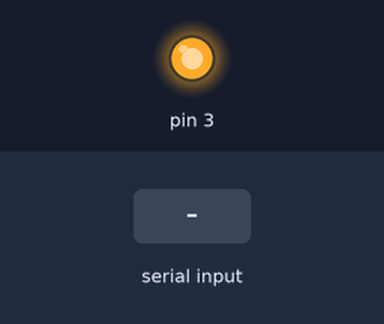
Bench run of a sketch on a simulated Arduino Uno, built with avr-gcc and run on an emulated ATmega328P. Shown: output pins drawn as LEDs (lit = HIGH). The test bench sets the inputs (shaded band).

Above: at 1.2 s.
1.3 s: "90,45\n" received over Serial
At 2.2 s:
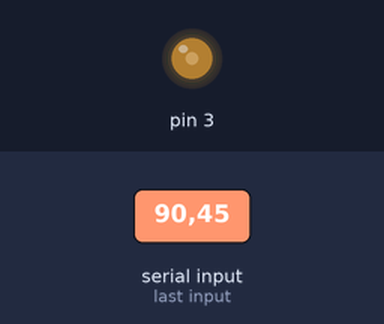
2.8 s: "0\n" received over Serial
At 3.4 s:
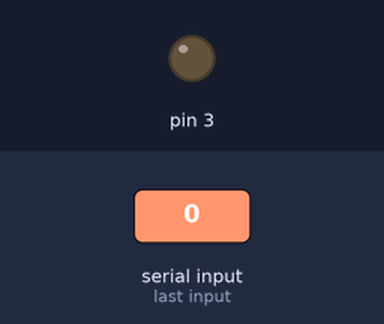
4.3 s: "200\n" received over Serial
At 5.5 s:
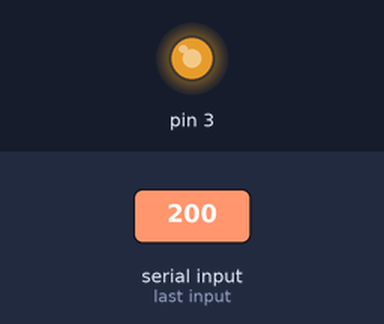
5.8 s: "90\n" received over Serial
At 6.9 s:
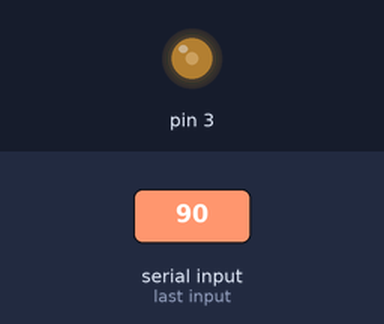
Timing chart, 0 to 8.3 s (numbered marks = the images above; inputs shaded):
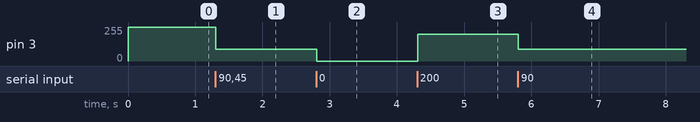

The sketch:

LEDstrip.ino
```cpp
int value1 = 0;
void setup() {
  pinMode(3, OUTPUT);
  digitalWrite(3, HIGH);

  Serial.begin(1000000);
  Serial.setTimeout(8);

}
void loop() {

  while(Serial.available() == 0){}

  analogWrite(3, Serial.readString().substring(0,3).toInt());

  Serial.flush();
}
```

Measured:
- after the input at 1.3 s, pin 3: 255/255 → 90/255 at once
- after the input at 2.8 s, pin 3: 90/255 → 0/255 at once
- after the input at 4.3 s, pin 3: 0/255 → 200/255 at once
- after the input at 5.8 s, pin 3: 200/255 → 90/255 at once
